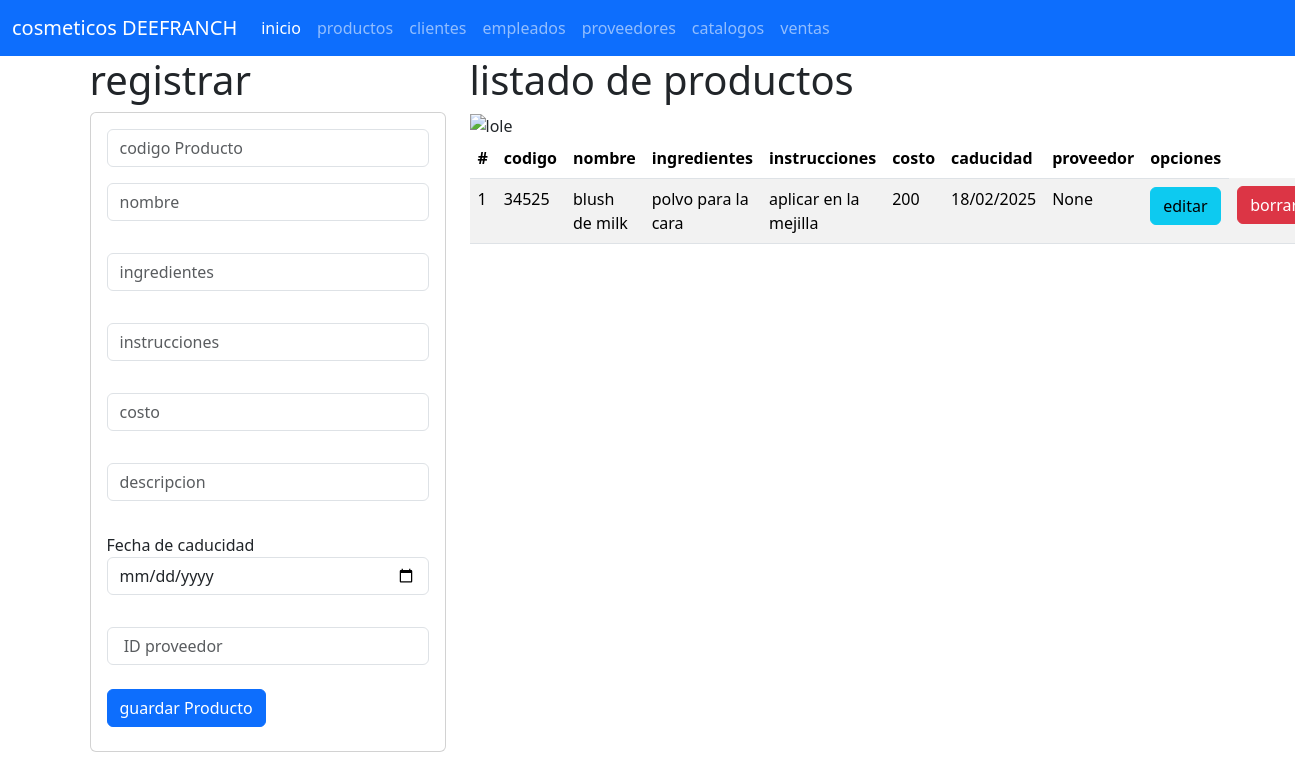
Before: /productos with the older database file.
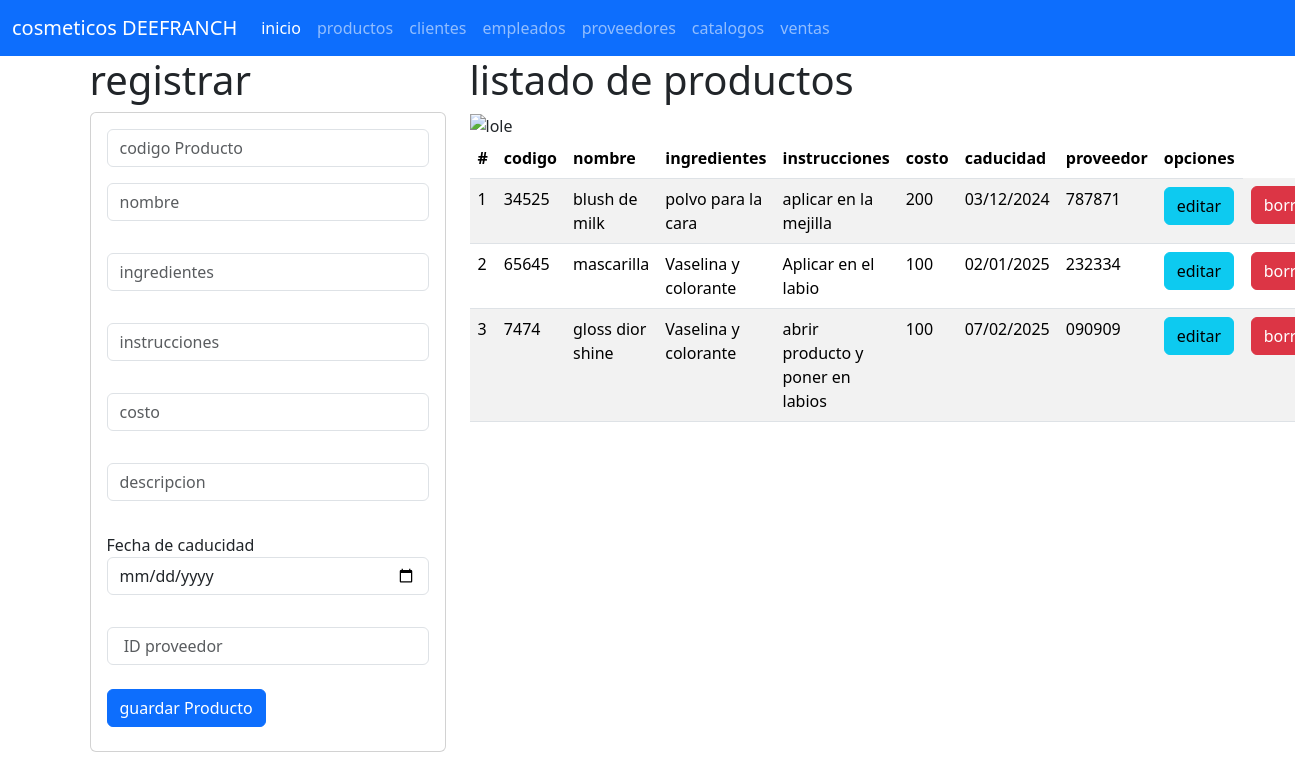
After: the same page with the newer database file.
### productos_app/models.py (models this page shows, shortened)
class Productos(models.Model):
    codigo=models.CharField(primary_key=True,max_length=6)
    nombre=models.CharField(max_length=100)
    costo=models.CharField(max_length=100)
    descripcion= models.CharField(max_length=10)
    instrucciones=models.CharField(max_length=100)
    ingredientes=models.CharField(max_length=100)
    caducidad = models.DateField(null=True, blank=True)
    id_proveedor=models.CharField (max_length=50, null=True)

### productos_app/views.py (the view)
# urls.py: path("productos",views.inicio_producto,name="productos"),
def inicio_producto(request):
    losprodu=Productos.objects.all()
    return render(request,"gestionarProductos.html",{"losprodu":losprodu})

### productos_app/templates/gestionarProductos.html (shortened to what this page needs)
{% extends "base.html" %}
{% block cuerpo %}
{% load static %}
<div class="row">
<div class="col-sm-12 col-md-4 col-lg-4 col-xl-4">
<h1>registrar</h1>
    <div class="card">
        <div class="card-body">
            <form action="registrarproducto/" method="POST">{% csrf_token %}
                <div class="form-group">
                    <input type="text" id="txtcod" name="txtcod" class="form-control" placeholder="codigo Producto" minlenght="6" maxLenght="6" required>
                </div>
                <div class="form-group py-3">
                    <input type="text" id="txtnombre" name="txtnombre"class="form-control" placeholder="nombre"   maxLenght="100" required>
                </div>
                <div class="form-group py-3">
                    <input type="text" id="txtingre" name="txtingre"class="form-control" placeholder="ingredientes"   maxLenght="100" required>
                </div>
                <div class="form-group py-3">
                    <input type="text" id="txtinstru" name="txtinstru" class="form-control" placeholder="instrucciones"   maxLenght="100" required>
                </div>
                <div class="form-group py-3">
                    <input type="text" id="numcosto" name="numcosto" class="form-control" placeholder="costo"   maxLenght="100" required>
                </div>
                <div class="form-group py-3">
                    <input type="text" id="txtdescri" name="txtdescri" class="form-control" placeholder="descripcion"   maxLenght="100" required>
                </div>
                <div class="form-group py-3">
                    <label for="numcadu">Fecha de caducidad</label>
                    <input type="date" id="numcadu" name="numcadu" class="form-control"  required>
                </div>
                <div class="form-group py-3">
                    <input type="text" id="txtprov" name="txtprov" class="form-control" placeholder=" ID proveedor"  maxLenght="100" required>
                </div>
                <div class="form-group py-2">
                    <button type="submit" class="btn btn-primary">guardar Producto</button>
                </div>
            </form>
        </div>
    </div>
</div>
<div class="col-sm-12 col-md-8 col-lg-8 col-xl-8">
    <h1>
        listado de productos
    </h1>
    <img class="w-50" src="{% static 'img/cosme1.jpg' %}" alt="lole" weight="200" height="200">
        <table class="table table-striped">
            <thead>
            <tr>
                <th scope="col">#</th>
                <th scope="col">codigo</th>
                <th scope="col">nombre</th>
                <th scope="col">ingredientes</th>
                <th scope="col">instrucciones</th>
                <th scope="col">costo</th>
                <th scope="col">caducidad</th>
                <th scope="col">proveedor</th>
                <th>opciones</th>
            </tr>
            </thead>
            <tbody>
            {% for l in losprodu %}
            <tr>
                <td>
                {{forloop.counter}}</td>
                <td>{{l.codigo}}  </td>
                <td>{{l.nombre}}  </td>
                <td>{{l.ingredientes}}  </td>
                <td>{{l.instrucciones}}  </td>
                <td>{{l.costo}}  </td>
                <td>{{l.caducidad|date:"d/m/Y"}}  </td>
                <td>{{l.id_proveedor}}  </td>
                <td><a href="seleccionarproducto/{{l.codigo}}" class="btn btn-info">editar</a></td>
                <td><a href="borrarproducto/{{l.codigo}}" class="btn btn-danger">borrar</a></td>
            </tr>
            {% endfor %}
            </tbody>
        </table>
{% endblock %}

Changed rows visible on the page:
changed Productos "blush de milk": caducidad "18/02/2025" → "03/12/2024"; id_proveedor "None" → "787871"
added Productos: codigo "65645", nombre "mascarilla", ingredientes "Vaselina y colorante", instrucciones "Aplicar en el labio", costo "100", caducidad "02/01/2025", id_proveedor "232334"
added Productos: codigo "7474", nombre "gloss dior shine", ingredientes "Vaselina y colorante", instrucciones "abrir producto y poner en labios", costo "100", caducidad "07/02/2025", id_proveedor "090909"
